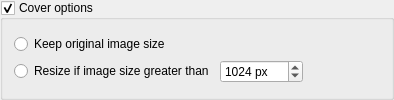
<?xml version="1.0" encoding="UTF-8"?>
<ui version="4.0">
 <class>CoverGroupBox</class>
 <widget class="QGroupBox" name="CoverGroupBox">
  <property name="geometry">
   <rect>
    <x>0</x>
    <y>0</y>
    <width>394</width>
    <height>100</height>
   </rect>
  </property>
  <property name="windowTitle">
   <string>Form</string>
  </property>
  <property name="title">
   <string notr="true">Cover options</string>
  </property>
  <property name="flat">
   <bool>true</bool>
  </property>
  <property name="checkable">
   <bool>true</bool>
  </property>
  <layout class="QVBoxLayout" name="verticalLayout">
   <item>
    <layout class="QGridLayout" name="coverImageLayout">
     <item row="0" column="0" colspan="2">
      <widget class="QRadioButton" name="keepSizeButton">
       <property name="text">
        <string comment="Cover image option on the preferences dialog">Keep original image size</string>
       </property>
      </widget>
     </item>
     <item row="1" column="1">
      <widget class="QSpinBox" name="resizeSpinBox">
       <property name="specialValueText">
        <string/>
       </property>
       <property name="suffix">
        <string> px</string>
       </property>
       <property name="minimum">
        <number>50</number>
       </property>
       <property name="maximum">
        <number>100000</number>
       </property>
       <property name="singleStep">
        <number>50</number>
       </property>
       <property name="value">
        <number>1024</number>
       </property>
      </widget>
     </item>
     <item row="1" column="0">
      <widget class="QRadioButton" name="scaleButton">
       <property name="text">
        <string comment="Cover image option on the preferences dialog">Resize if image size greater than</string>
       </property>
      </widget>
     </item>
     <item row="1" column="2">
      <spacer name="horizontalSpacer_4">
       <property name="orientation">
        <enum>Qt::Horizontal</enum>
       </property>
       <property name="sizeHint" stdset="0">
        <size>
         <width>40</width>
         <height>20</height>
        </size>
       </property>
      </spacer>
     </item>
    </layout>
   </item>
  </layout>
 </widget>
 <resources/>
 <connections/>
</ui>
